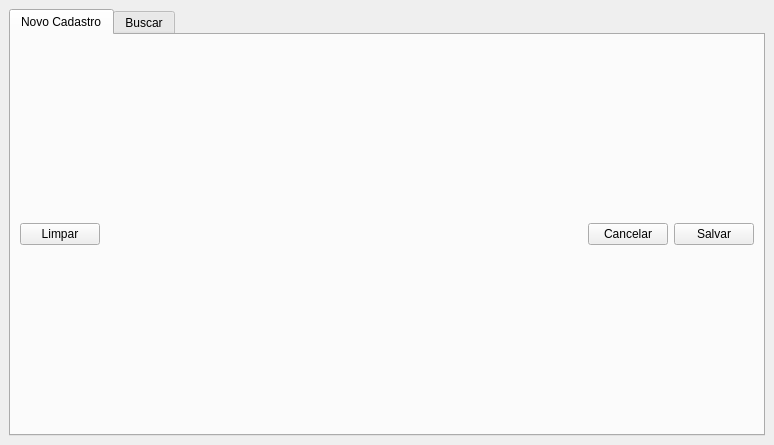
<?xml version="1.0" encoding="UTF-8"?>
<ui version="4.0">
 <class>Dock</class>
 <widget class="QDockWidget" name="Dock">
  <property name="windowModality">
   <enum>Qt::WindowModal</enum>
  </property>
  <property name="geometry">
   <rect>
    <x>0</x>
    <y>0</y>
    <width>774</width>
    <height>445</height>
   </rect>
  </property>
  <property name="sizePolicy">
   <sizepolicy hsizetype="Preferred" vsizetype="Preferred">
    <horstretch>0</horstretch>
    <verstretch>0</verstretch>
   </sizepolicy>
  </property>
  <property name="toolTip">
   <string>Cadastro de Atividades</string>
  </property>
  <property name="styleSheet">
   <string notr="true">QDockWidget::title
{
   font-family: &quot;Roboto Lt&quot;;
   font-size: 18pt;
   background: lightgray;
   padding-left: 10px; 
   padding-top: 4px;
}</string>
  </property>
  <property name="floating">
   <bool>false</bool>
  </property>
  <property name="features">
   <set>QDockWidget::DockWidgetClosable</set>
  </property>
  <property name="allowedAreas">
   <set>Qt::TopDockWidgetArea</set>
  </property>
  <property name="windowTitle">
   <string/>
  </property>
  <widget class="QWidget" name="Contents">
   <property name="sizePolicy">
    <sizepolicy hsizetype="Preferred" vsizetype="Preferred">
     <horstretch>0</horstretch>
     <verstretch>0</verstretch>
    </sizepolicy>
   </property>
   <layout class="QVBoxLayout" name="verticalLayout_2">
    <item>
     <widget class="QTabWidget" name="tabWidget">
      <property name="sizePolicy">
       <sizepolicy hsizetype="Preferred" vsizetype="Preferred">
        <horstretch>0</horstretch>
        <verstretch>0</verstretch>
       </sizepolicy>
      </property>
      <property name="currentIndex">
       <number>0</number>
      </property>
      <widget class="QWidget" name="tabAdd">
       <property name="sizePolicy">
        <sizepolicy hsizetype="Preferred" vsizetype="Preferred">
         <horstretch>0</horstretch>
         <verstretch>0</verstretch>
        </sizepolicy>
       </property>
       <attribute name="icon">
        <iconset resource="../../../res/icons.qrc">
         <normaloff>:/icons/activity_add.png</normaloff>:/icons/activity_add.png</iconset>
       </attribute>
       <attribute name="title">
        <string>Novo Cadastro</string>
       </attribute>
       <layout class="QVBoxLayout" name="verticalLayout_5">
        <item>
         <layout class="QGridLayout" name="gridLayout">
          <item row="1" column="3">
           <widget class="QPushButton" name="btnSave">
            <property name="text">
             <string>Salvar</string>
            </property>
            <property name="icon">
             <iconset resource="../../../res/icons.qrc">
              <normaloff>:/icons/save.png</normaloff>:/icons/save.png</iconset>
            </property>
           </widget>
          </item>
          <item row="1" column="0">
           <widget class="QPushButton" name="btnClear">
            <property name="text">
             <string>Limpar</string>
            </property>
            <property name="icon">
             <iconset resource="../../../res/icons.qrc">
              <normaloff>:/icons/clean.png</normaloff>:/icons/clean.png</iconset>
            </property>
           </widget>
          </item>
          <item row="1" column="1">
           <spacer name="horizontalSpacer">
            <property name="orientation">
             <enum>Qt::Horizontal</enum>
            </property>
            <property name="sizeHint" stdset="0">
             <size>
              <width>40</width>
              <height>20</height>
             </size>
            </property>
           </spacer>
          </item>
          <item row="1" column="2">
           <widget class="QPushButton" name="btnCancel">
            <property name="text">
             <string>Cancelar</string>
            </property>
            <property name="icon">
             <iconset resource="../../../res/icons.qrc">
              <normaloff>:/icons/conn_failed.png</normaloff>:/icons/conn_failed.png</iconset>
            </property>
           </widget>
          </item>
          <item row="0" column="0" colspan="4">
           <layout class="QVBoxLayout" name="addPlaceholder"/>
          </item>
         </layout>
        </item>
       </layout>
      </widget>
      <widget class="QWidget" name="tabSearch">
       <attribute name="icon">
        <iconset resource="../../../res/icons.qrc">
         <normaloff>:/icons/search.png</normaloff>:/icons/search.png</iconset>
       </attribute>
       <attribute name="title">
        <string>Buscar</string>
       </attribute>
       <layout class="QVBoxLayout" name="verticalLayout_3">
        <property name="spacing">
         <number>0</number>
        </property>
        <property name="margin">
         <number>0</number>
        </property>
        <item>
         <layout class="QVBoxLayout" name="searchPlaceholder"/>
        </item>
       </layout>
      </widget>
     </widget>
    </item>
   </layout>
  </widget>
 </widget>
 <tabstops>
  <tabstop>tabWidget</tabstop>
 </tabstops>
 <resources>
  <include location="../../../res/icons.qrc"/>
 </resources>
 <connections/>
</ui>
